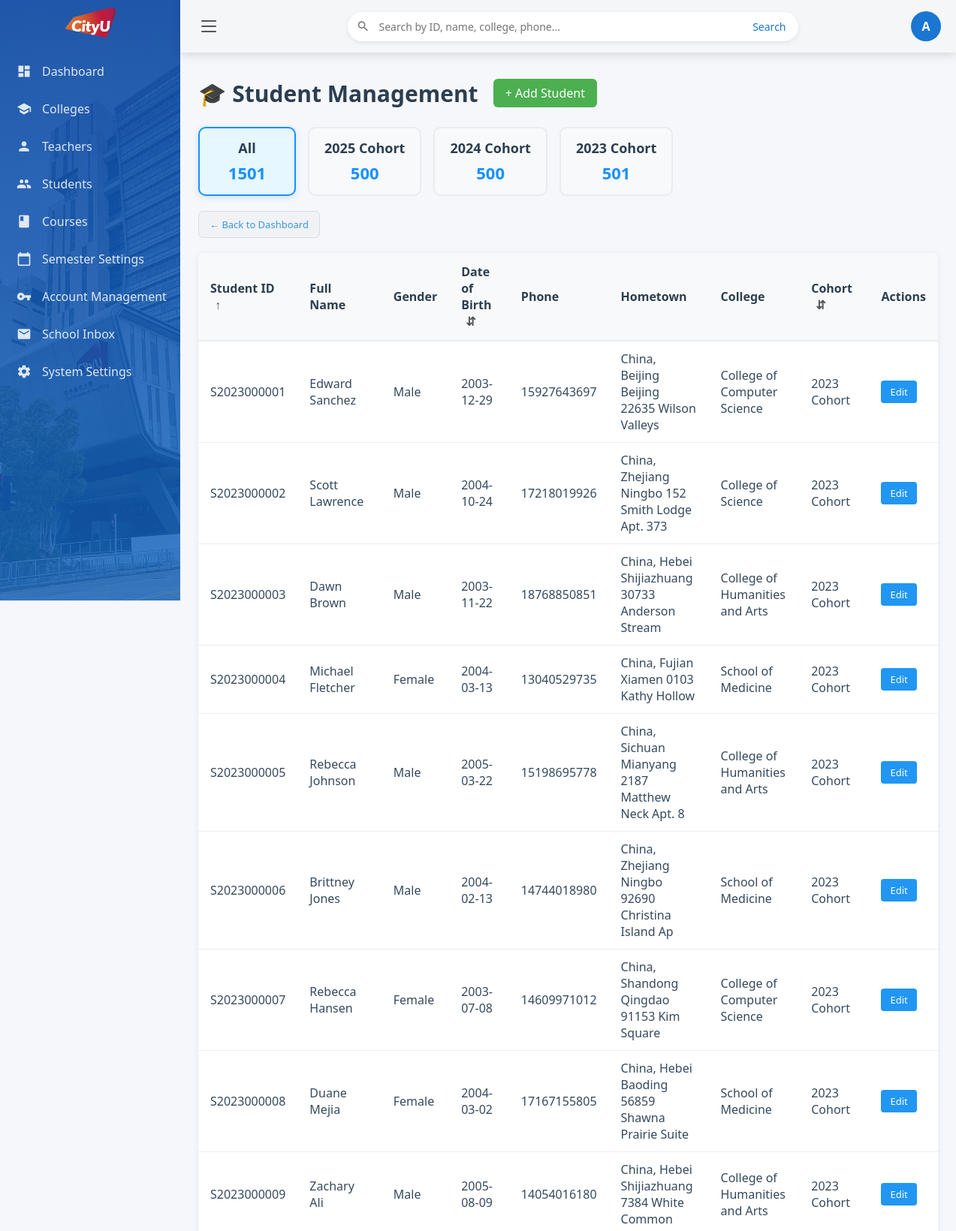
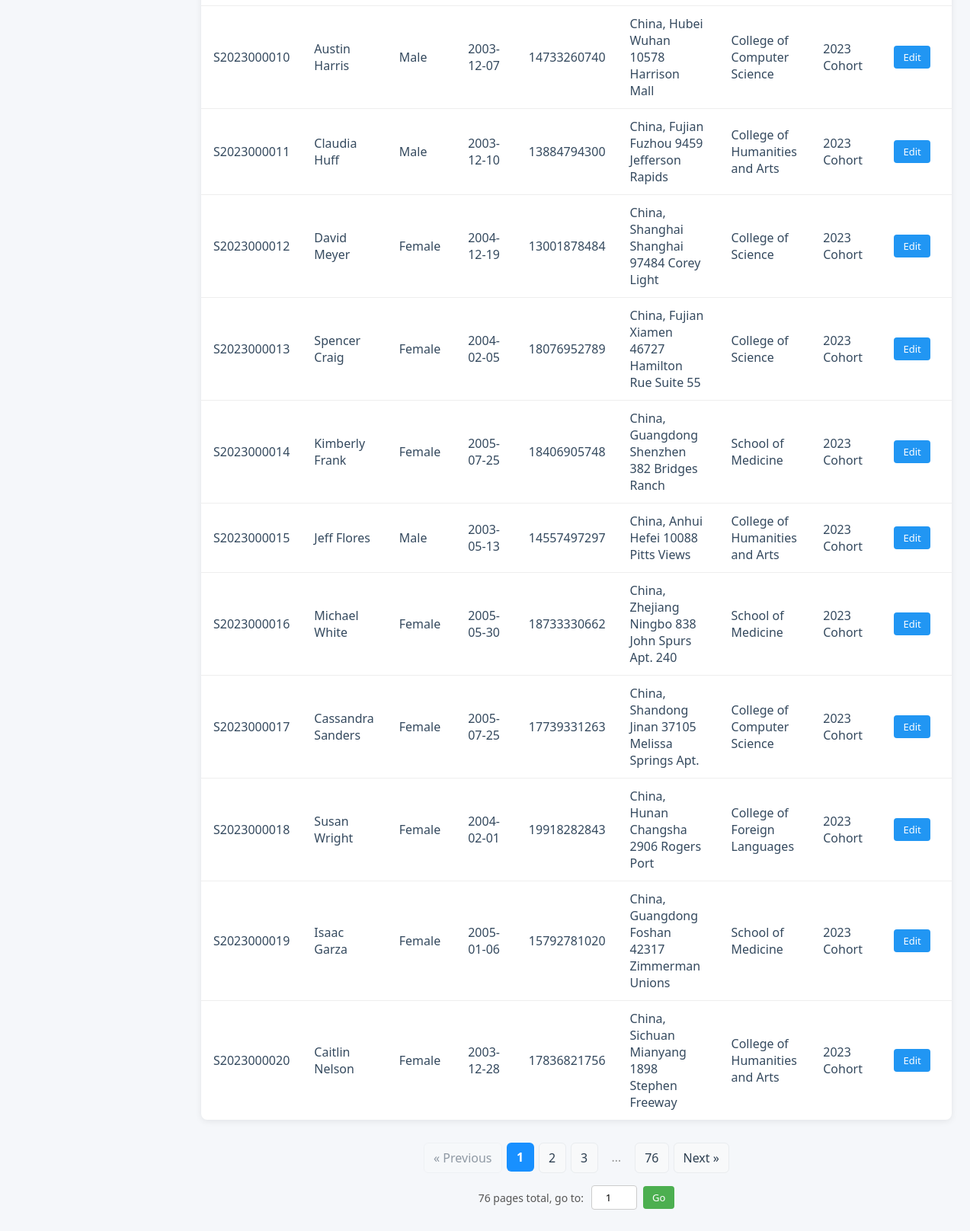
/students (signed in), run on the app's committed database (2 pictures, top to bottom).
### tables this page shows
CREATE TABLE "student" (
	"student_id"	VARCHAR(20),
	"name"	VARCHAR(50) NOT NULL,
	"gender"	CHAR(1),
	"birth_date"	DATE,
	"phone"	VARCHAR(20),
	"hometown"	VARCHAR(50),
	"college_id"	VARCHAR(20),
	"id_card"	CHAR(18) NOT NULL UNIQUE,
	"enrollment_year"	INT,
	PRIMARY KEY("student_id"),
	FOREIGN KEY("college_id") REFERENCES "college"("college_id")
);

CREATE TABLE "college" (
	"college_id"	VARCHAR(20),
	"college_name"	VARCHAR(50) NOT NULL,
	"address"	TEXT,
	"phone"	VARCHAR(20),
	PRIMARY KEY("college_id"),
	UNIQUE("college_name")
);

### app/admin.py (the view, shortened to what this page needs)
@admin_bp.route('/students')
def students():
    if not require_admin():
        return redirect(url_for('main.dashboard'))
    search_query = request.args.get('q', '').strip()
    selected_year = request.args.get('year', '').strip()
    sort_by = request.args.get('sort_by', 'student_id')
    order = request.args.get('order', 'asc')
    page = request.args.get('page', 1, type=int)
    if page < 1:
        page = 1
    allowed_sort_fields = {'student_id', 'birth_date', 'enrollment_year'}
    if sort_by not in allowed_sort_fields:
        sort_by = 'student_id'
    if order not in ('asc', 'desc'):
        order = 'asc'
    conn = get_db_connection()
    where_clauses = []
    params = []
    if selected_year and selected_year.isdigit():
        where_clauses.append("s.enrollment_year = ?")
        params.append(int(selected_year))
    where_sql = " WHERE " + " AND ".join(where_clauses) if where_clauses else ""
    count_query = "SELECT COUNT(*) FROM student s LEFT JOIN college c ON s.college_id = c.college_id" + where_sql
    total_count = conn.execute(count_query, params).fetchone()[0]
    total_pages = (total_count + ITEMS_PER_PAGE - 1) // ITEMS_PER_PAGE
    if page > total_pages and total_pages > 0:
        page = total_pages
    base_query = """
        SELECT s.*, c.college_name
        FROM student s
        LEFT JOIN college c ON s.college_id = c.college_id
    """ + where_sql + f" ORDER BY {sort_by} {order.upper()} LIMIT ? OFFSET ?"
    offset = (page - 1) * ITEMS_PER_PAGE
    students = conn.execute(base_query, params + [ITEMS_PER_PAGE, offset]).fetchall()
    year_stats = conn.execute("""
        SELECT enrollment_year, COUNT(*) as count
        FROM student
        GROUP BY enrollment_year
        ORDER BY enrollment_year DESC
    """).fetchall()
    conn.close()
    return render_template(
        'admin/admin_students.html',
        students=students,
        q=search_query,
        selected_year=selected_year,
        year_stats=year_stats,
        sort_by=sort_by,
        order=order,
        total_count=total_count,
        current_page=page,
        total_pages=total_pages
    )

### app/admin.py (called while the page is built)
def require_admin():
    return session.get('role') == 'admin'

### app/db.py (called while the page is built)
def get_db_connection():
    if 'db' not in g:
        g.db = sqlite3.connect(
            DATABASE,
            timeout=20.0,
            check_same_thread=False
        )
        g.db.row_factory = sqlite3.Row
        g.db.execute('PRAGMA foreign_keys = ON;')
    return g.db

### templates/admin/admin_students.html (shortened to what this page needs)
{% extends "admin/admin_base.html" %}
{% set q = request.args.get('q', '') | trim %}
{% block content %}
<div class="header-row">
    <div class="page-header">
        <h2>🎓 Student Management</h2>
        <a href="{{ url_for('admin.add_student') }}" class="btn-primary">+ Add Student</a>
    </div>
</div>
<div class="grade-stats">
    <a href="{{ url_for('admin.students',
            q=q or None,
            sort_by=sort_by or 'student_id',
            order=order or 'asc') }}"
       class="grade-card {% if not selected_year %}active{% endif %}">
        <h3>All</h3>
        <div class="count">{{ total_count }}</div>
    </a>
    {% for year, count in year_stats %}
    <a href="{{ url_for('admin.students',
            year=year,
            q=q or None,
            sort_by=sort_by or 'student_id',
            order=order or 'asc') }}"
       class="grade-card {% if selected_year == year|string %}active{% endif %}">
        <h3>{{ year }} Cohort</h3>
        <div class="count">{{ count }}</div>
    </a>
    {% endfor %}
</div>
<a href="{{ url_for('main.dashboard') }}" class="btn-back">← Back to Dashboard</a>
<table class="student-table">
    <thead>
        <tr>
            <th>
                Student ID
                <a href="{{ url_for('admin.students',
                    q=q,
                    year=selected_year,
                    sort_by='student_id',
                    order='desc' if sort_by == 'student_id' and order == 'asc' else 'asc') }}"
                   style="text-decoration: none; margin-left: 6px; color: #555;">
                    {% if sort_by == 'student_id' %}
                        {% if order == 'asc' %}↑{% else %}↓{% endif %}
                    {% else %}
                        ⇵
                    {% endif %}
                </a>
            </th>
            <th>Full Name</th>
            <th>Gender</th>
            <th>
                Date of Birth
                <a href="{{ url_for('admin.students',
                    q=q,
                    year=selected_year,
                    sort_by='birth_date',
                    order='desc' if sort_by == 'birth_date' and order == 'asc' else 'asc') }}"
                   style="text-decoration: none; margin-left: 6px; color: #555;">
                    {% if sort_by == 'birth_date' %}
                        {% if order == 'asc' %}↑{% else %}↓{% endif %}
                    {% else %}
                        ⇵
                    {% endif %}
                </a>
            </th>
            <th>Phone</th>
            <th>Hometown</th>
            <th>College</th>
            <th>
                Cohort
                <a href="{{ url_for('admin.students',
                    q=q,
                    year=selected_year,
                    sort_by='enrollment_year',
                    order='desc' if sort_by == 'enrollment_year' and order == 'asc' else 'asc') }}"
                   style="text-decoration: none; margin-left: 6px; color: #555;">
                    {% if sort_by == 'enrollment_year' %}
                        {% if order == 'asc' %}↑{% else %}↓{% endif %}
                    {% else %}
                        ⇵
                    {% endif %}
                </a>
            </th>
            <th>Actions</th>
        </tr>
    </thead>
    <tbody>
        {% for s in students %}
        <tr>
            <td><code>{{ s.student_id }}</code></td>
            <td>{{ s.name }}</td>
            <td>
                {% if s.gender == 'M' %}Male
                {% elif s.gender == 'F' %}Female
                {% else %}—{% endif %}
            </td>
            <td>{{ s.birth_date or '—' }}</td>
            <td>{{ s.phone or '—' }}</td>
            <td>{{ s.hometown or '—' }}</td>
            <td>{{ s.college_name or s.college_id or '—' }}</td>
            <td>{{ s.enrollment_year }} Cohort</td>
            <td>
                <a href="{{ url_for('admin.edit_student', student_id=s.student_id) }}" class="btn-edit">Edit</a>
            </td>
        </tr>
        {% else %}
        <tr class="empty-row">
            <td colspan="9">No student data available</td>
        </tr>
        {% endfor %}
    </tbody>
</table>
{% if total_pages > 1 %}
<div style="margin: 30px 0; display: flex; flex-direction: column; align-items: center;">
  <nav aria-label="Student pagination">
    <ul class="pagination">
      <li {% if current_page == 1 %}class="disabled"{% endif %}>
        <a href="{{ url_for('admin.students', q=q or None, year=selected_year or None, sort_by=sort_by or 'student_id', order=order or 'asc', page=current_page-1) }}">
          « Previous
        </a>
      </li>
      {% set window = 2 %}
      {% set start = (current_page - window) if (current_page - window) > 2 else 2 %}
      {% set end = (current_page + window) if (current_page + window) < (total_pages - 1) else (total_pages - 1) %}
      {% if current_page == 1 %}
        <li class="active"><span>1</span></li>
      {% else %}
        <li>
          <a href="{{ url_for('admin.students', q=q or None, year=selected_year or None, sort_by=sort_by or 'student_id', order=order or 'asc', page=1) }}">1</a>
        </li>
      {% endif %}
      {% for p in range(start, end + 1) %}
        {% if p == current_page %}
          <li class="active"><span>{{ p }}</span></li>
        {% else %}
          <li>
            <a href="{{ url_for('admin.students', q=q or None, year=selected_year or None, sort_by=sort_by or 'student_id', order=order or 'asc', page=p) }}">{{ p }}</a>
          </li>
        {% endif %}
      {% endfor %}
      {% if end < total_pages - 1 and total_pages > 1 %}
        <li><span class="ellipsis">…</span></li>
      {% endif %}
      {% if total_pages > 1 %}
        {% if current_page == total_pages %}
          <li class="active"><span>{{ total_pages }}</span></li>
        {% else %}
          <li>
            <a href="{{ url_for('admin.students', q=q or None, year=selected_year or None, sort_by=sort_by or 'student_id', order=order or 'asc', page=total_pages) }}">{{ total_pages }}</a>
          </li>
        {% endif %}
      {% endif %}
      <li {% if current_page == total_pages %}class="disabled"{% endif %}>
        <a href="{{ url_for('admin.students', q=q or None, year=selected_year or None, sort_by=sort_by or 'student_id', order=order or 'asc', page=current_page+1) }}">
          Next »
        </a>
      </li>
    </ul>
  </nav>
  <div style="display: flex; align-items: center; gap: 10px; font-size: 14px; color: #555; margin-top: 16px;">
    {{ total_pages }} pages total, go to:
    <form method="GET" style="display: inline-flex; align-items: center; gap: 8px;">
      <input type="number"
             name="page"
             min="1"
             max="{{ total_pages }}"
             value="{{ current_page }}"
             style="width: 60px; padding: 6px; border: 1px solid #ccc; border-radius: 4px; text-align: center;"
             required>
      <button type="submit"
              style="padding: 6px 12px; background: #4caf50; color: white; border: none; border-radius: 4px; cursor: pointer; font-size: 13px;">
        Go
      </button>
    </form>
  </div>
</div>
{% endif %}
{% endblock %}

### templates/admin/admin_students.html (style rules this page uses)
.grade-stats { display: flex; gap: 1rem; margin-bottom: 20px; flex-wrap: wrap; }
.grade-card { padding: 14px 20px; border-radius: 10px; background: #f8f9fa; border: 2px solid #e9ecef; text-align: center; min-width: 130px; transition: all 0.2s; cursor: pointer; text-decoration: none; color: inherit; }
.grade-card.active { background: #e6f7ff; border-color: #1890ff; font-weight: 600; box-shadow: 0 2px 8px rgba(24, 144, 255, 0.2); }
.grade-card h3 { margin: 0 0 6px; font-size: 18px; color: #2c3e50; }
.grade-card .count { font-size: 22px; font-weight: bold; color: #1890ff; }
.header-row { display: flex; align-items: center; justify-content: space-between; margin-bottom: 15px; position: relative; min-height: 60px; }
.page-header { display: flex; align-items: center; gap: 20px; white-space: nowrap; z-index: 1; }
.page-header h2 { margin: 0; color: #2c3e50; font-size: 30px; display: flex; align-items: center; gap: 15px; }
.btn-primary { display: inline-flex; align-items: center; justify-content: center; padding: 8px 16px; background: #4caf50; color: white; text-decoration: none; border-radius: 6px; font-weight: 500; transition: background 0.2s; white-space: nowrap; font-size: 16px; }
.btn-back { display: inline-flex; align-items: center; gap: 6px; padding: 8px 14px; background: #f1f2f6; color: #3498db; text-decoration: none; border-radius: 6px; font-size: 13px; font-weight: 500; transition: all 0.2s; border: 1px solid #ddd; margin-bottom: 20px; }
.student-table { width: 100%; border-collapse: collapse; background: white; box-shadow: 0 2px 8px rgba(0,0,0,0.08); border-radius: 8px; overflow: hidden; }
.student-table th { background-color: #f8f9fa; padding: 14px 16px; text-align: left; font-weight: 600; color: #2c3e50; border-bottom: 2px solid #e9ecef; }
.student-table td { padding: 12px 16px; border-bottom: 1px solid #eee; color: #34495e; }
.student-table tr:last-child td { border-bottom: none; }
.btn-edit { display: inline-block; padding: 6px 12px; background: #2196f3; color: white; text-decoration: none; border-radius: 4px; font-size: 13px; font-weight: 500; transition: background 0.2s; }
.pagination { display: flex; list-style: none; padding: 0; margin: 0; gap: 6px; flex-wrap: wrap; justify-content: center; }
.pagination a, .pagination span { display: block; padding: 8px 12px; text-decoration: none; border-radius: 6px; transition: all 0.2s; text-align: center; min-width: 36px; }
.pagination a { color: #2c3e50; background: #f8f9fa; border: 1px solid #e9ecef; }
.pagination .active span { background: #1890ff; color: white; font-weight: 600; border: none; }
.pagination .disabled, .pagination li[aria-disabled="true"] { opacity: 0.5; pointer-events: none; }
.pagination span.ellipsis { color: #999; background: transparent; border: none; cursor: default; }

### data on the page
student: student_id "S2023000001", name "Edward Sanchez", gender "Male", birth_date "2003-12-29", phone "15927643697", hometown "China, Beijing Beijing 22635 Wilson Valleys", college_name "College of Computer Science", enrollment_year "2023"
student: student_id "S2023000002", name "Scott Lawrence", gender "Male", birth_date "2004-10-24", phone "17218019926", hometown "China, Zhejiang Ningbo 152 Smith Lodge Apt. 373", college_name "College of Science", enrollment_year "2023"
student: student_id "S2023000003", name "Dawn Brown", gender "Male", birth_date "2003-11-22", phone "18768850851", hometown "China, Hebei Shijiazhuang 30733 Anderson Stream", college_name "College of Humanities and Arts", enrollment_year "2023"
student: student_id "S2023000004", name "Michael Fletcher", gender "Female", birth_date "2004-03-13", phone "13040529735", hometown "China, Fujian Xiamen 0103 Kathy Hollow", college_name "School of Medicine", enrollment_year "2023"
student: student_id "S2023000005", name "Rebecca Johnson", gender "Male", birth_date "2005-03-22", phone "15198695778", hometown "China, Sichuan Mianyang 2187 Matthew Neck Apt. 8", college_name "College of Humanities and Arts", enrollment_year "2023"
student: student_id "S2023000006", name "Brittney Jones", gender "Male", birth_date "2004-02-13", phone "14744018980", hometown "China, Zhejiang Ningbo 92690 Christina Island Ap", college_name "School of Medicine", enrollment_year "2023"
student: student_id "S2023000007", name "Rebecca Hansen", gender "Female", birth_date "2003-07-08", phone "14609971012", hometown "China, Shandong Qingdao 91153 Kim Square", college_name "College of Computer Science", enrollment_year "2023"
student: student_id "S2023000008", name "Duane Mejia", gender "Female", birth_date "2004-03-02", phone "17167155805", hometown "China, Hebei Baoding 56859 Shawna Prairie Suite", college_name "School of Medicine", enrollment_year "2023"
student: student_id "S2023000009", name "Zachary Ali", gender "Male", birth_date "2005-08-09", phone "14054016180", hometown "China, Hebei Shijiazhuang 7384 White Common", college_name "College of Humanities and Arts", enrollment_year "2023"
student: student_id "S2023000010", name "Austin Harris", gender "Male", birth_date "2003-12-07", phone "14733260740", hometown "China, Hubei Wuhan 10578 Harrison Mall", college_name "College of Computer Science", enrollment_year "2023"
student: student_id "S2023000011", name "Claudia Huff", gender "Male", birth_date "2003-12-10", phone "13884794300", hometown "China, Fujian Fuzhou 9459 Jefferson Rapids", college_name "College of Humanities and Arts", enrollment_year "2023"
student: student_id "S2023000012", name "David Meyer", gender "Female", birth_date "2004-12-19", phone "13001878484", hometown "China, Shanghai Shanghai 97484 Corey Light", college_name "College of Science", enrollment_year "2023"
student: student_id "S2023000013", name "Spencer Craig", gender "Female", birth_date "2004-02-05", phone "18076952789", hometown "China, Fujian Xiamen 46727 Hamilton Rue Suite 55", college_name "College of Science", enrollment_year "2023"
student: student_id "S2023000014", name "Kimberly Frank", gender "Female", birth_date "2005-07-25", phone "18406905748", hometown "China, Guangdong Shenzhen 382 Bridges Ranch", college_name "School of Medicine", enrollment_year "2023"
student: student_id "S2023000015", name "Jeff Flores", gender "Male", birth_date "2003-05-13", phone "14557497297", hometown "China, Anhui Hefei 10088 Pitts Views", college_name "College of Humanities and Arts", enrollment_year "2023"
student: student_id "S2023000016", name "Michael White", gender "Female", birth_date "2005-05-30", phone "18733330662", hometown "China, Zhejiang Ningbo 838 John Spurs Apt. 240", college_name "School of Medicine", enrollment_year "2023"
student: student_id "S2023000017", name "Cassandra Sanders", gender "Female", birth_date "2005-07-25", phone "17739331263", hometown "China, Shandong Jinan 37105 Melissa Springs Apt.", college_name "College of Computer Science", enrollment_year "2023"
student: student_id "S2023000018", name "Susan Wright", gender "Female", birth_date "2004-02-01", phone "19918282843", hometown "China, Hunan Changsha 2906 Rogers Port", college_name "College of Foreign Languages", enrollment_year "2023"
student: student_id "S2023000019", name "Isaac Garza", gender "Female", birth_date "2005-01-06", phone "15792781020", hometown "China, Guangdong Foshan 42317 Zimmerman Unions", college_name "School of Medicine", enrollment_year "2023"
student: student_id "S2023000020", name "Caitlin Nelson", gender "Female", birth_date "2003-12-28", phone "17836821756", hometown "China, Sichuan Mianyang 1898 Stephen Freeway", college_name "College of Humanities and Arts", enrollment_year "2023"

### other printed values
{{ session.username|first|upper }} "A"
{{ total_count }} "1501"
{{ year }} "2025" "2024" "2023"
{{ count }} "500" "500" "501"
{{ p }} "2" "3"
{{ total_pages }} "76"
